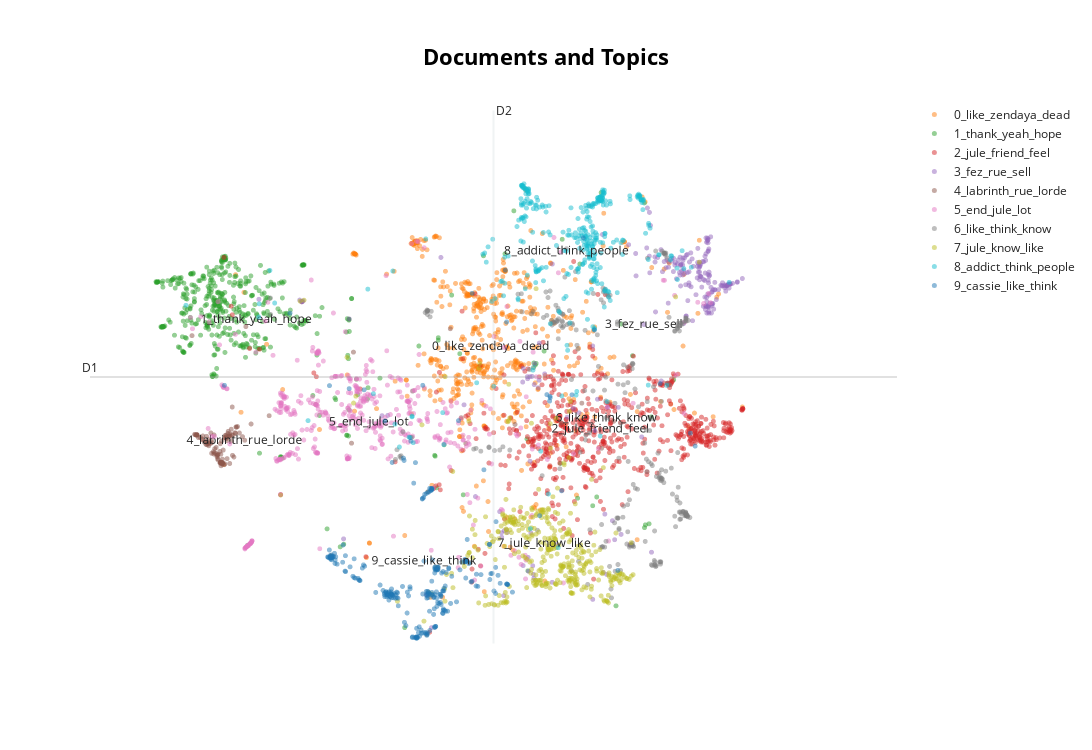

Notebook code for this chart:
### Code cell
from umap import UMAP

sentence_model = SentenceTransformer("all-MiniLM-L6-v2")
embeddings = sentence_model.encode(list(data_clean2[0]), show_progress_bar=True)

reduced_embeddings = UMAP(n_neighbors=10, n_components=2, min_dist=0.0, metric='cosine').fit_transform(embeddings)
model.visualize_documents(list(data_clean2[0]), reduced_embeddings=reduced_embeddings)

### Figure 1 — Plotly figure (JSON) as saved in the notebook; plotly's stock layout.template omitted (floating-point values rounded to 4 significant figures; data arrays with more than 128 entries replaced by an {"elided": "..."} marker saying what was removed)
{"data": [{"hoverinfo": "text", "hovertext": [null], "marker": {"color": "#CFD8DC", "opacity": 0.5, "size": 5}, "mode": "markers+text", "name": "other", "showlegend": false, "type": "scattergl", "x": [null], "y": [null]}, {"hoverinfo": "text", "hovertext": {"elided": "552 str values"}, "marker": {"opacity": 0.5, "size": 5}, "mode": "markers+text", "name": "0_like_zendaya_dead", "text": {"elided": "552 str values"}, "textfont": {"size": 12}, "type": "scattergl", "x": {"elided": "552 float values"}, "y": {"elided": "552 float values"}}, {"hoverinfo": "text", "hovertext": {"elided": "465 str values"}, "marker": {"opacity": 0.5, "size": 5}, "mode": "markers+text", "name": "1_thank_yeah_hope", "text": {"elided": "465 str values"}, "textfont": {"size": 12}, "type": "scattergl", "x": {"elided": "465 float values"}, "y": {"elided": "465 float values"}}, {"hoverinfo": "text", "hovertext": {"elided": "595 str values"}, "marker": {"opacity": 0.5, "size": 5}, "mode": "markers+text", "name": "2_jule_friend_feel", "text": {"elided": "595 str values"}, "textfont": {"size": 12}, "type": "scattergl", "x": {"elided": "595 float values"}, "y": {"elided": "595 float values"}}, {"hoverinfo": "text", "hovertext": {"elided": "227 str values"}, "marker": {"opacity": 0.5, "size": 5}, "mode": "markers+text", "name": "3_fez_rue_sell", "text": {"elided": "227 str values"}, "textfont": {"size": 12}, "type": "scattergl", "x": {"elided": "227 float values"}, "y": {"elided": "227 float values"}}, {"hoverinfo": "text", "hovertext": ["do you ever find out that song", "what be the song that be play during that scene", "it be from the past that s why right after it the music video start the same way as the first episode start", "I buy that song it be such a great version love that scene", "sorry if this have be post but I can not find a song from episode it be right in the begining before the big \" euphoria \" word come on the scren when rue be talk about cassie and mckay she be ride the carousel I have look everywhere and it be on none of the website I have even try shazam with no look thank", "download an app call shazam and go back to the scene use the app and it should tell you", "I be listen to lorde s pure heroin album when the song rib one of my favourite come along it strike I how it fit so well to rue s mind and her relationship friendship with jule the music generate a vibe which can be find when rue be rel through the midnight street bla bla bla just think I could this share with y all", "it would be awesome if lorde do the soundtrack for season like labrinth be sort of do for season her voice music style definitely match the vibe of the show", "it be by the composer labrinth", "so minute in rue do the line off her laptop flash to party and there be a song playing lyric go feel the morning on my face ain t a pil that I do not take it s not in any of the song list and look up the lyric do not come up with anything but I really like the smal chunk we hear so if anyone know please lmk", "I want to know the name of the literal first song in the first episode start when rue be have flashback in school and fal out of her chair it continue until about in first episode it sound like a trap mix of mount everest by labrinth but I can not find it anywhere have some similar lyric like the \" tell they \" part", "have not see this ask not on tunefind anyone know", "definitely labyrinth and it be not on spotify which mean that it be the unreleased playlist that everyone on this forum have be tryna find", "I think it be hot by dodgr if you have spotify someone create a playlist of all the song in euphoria and update it after every new episode", "ah I see what you be talk about base on tunefind no one s have such luck but I will definitely update if anyone find it", "love ep malamente be amazing and coco rosie during the end credit but then the dodgr song at the end of this show use so much music and all of it be so freakin good", "try to find the song that play when rue ask her mom for tampon and then take pil instead any help would be awesome", "in the episode girl be play it in the car when they pick up rue when jule enter mckay s party", "fairly certain the first one with the girl in the car be the megan the stalion song not sure about the other one though", "that s like a good band name", "it be a song by this artist name labrinth he make an album for euphoria but it be not out yet and that song be on it", "I feel exactly the same I be in love with carnival ep but I feel emotion per second during this one I have to admit it be the top one", "in colour be probably one of my favorite album so many good song", "that song last episode when the confident fat chick be walk through the mal", "anyone have a source to this cover that play while rue be tell the class a memory of herself on the stage", "hey guy I have be try to figure out what song be play in episode when jule be dance and rue be on the couch anybody have a clue", "the carnival music and how it increase and decrease in sound sped throughout that episode", "here be the euphoria spotify playlist for one", "hey this track got release on their yt channel but it be hidenyou can download it to listen to it with", "it be the one when rue zendaya be talk about nate and you see he transform from to year old try to shazam it but it do not work", "right I shazame it time and nothing", "hey guy what be the \" song \" they use repeatedly with the crepy group of singer go \" oh ah \"", "some of the song be unrelease make by labrinth for the show original soundtrack might be release at the end of the season", "the whole playlist I believe", "I be hope at some point youforia by mac miler will be use in this show betwen the theme and lyric match the show s theme and title match up with the regular soundtrack vibe and posibly be a tribute to mac s batle with addiction I can just picture rue every time I listen to it I could also see xany by bilie eilish during a sad montage or some kim petra for party scene what be some song you guy think would incorporate into the show well", "I really hope there be an official spotify release because I do not listen to a ton of soundcloud but thank you for post this", "the song have not be release yet there be a bunch of post about it early", "yeah the party episode have some great song I really like love suround you have an erie tone to it", "euphoria have some of the good music choice for a television show curently on air both song selection and the ost what be some of your favourite use of the music on the show hold up great choice to end the cold opening on right after we learn how rue become addict and her own melancholic childhod work the jule nate texting scene that compliment some intricate cinematography goh the cherleader s dance music at the pep rally I know there s go to be good time the iconic rotate halway trip release the hound easily mis song it play in the background when maddy tell nate she black out", "song start at", "that music transition be amazing I make my gf play it back like time that be one thing I love about this show be how they use everything from the lighting to word and even the music I would really apreciate if someone could find it for I thank you in advance", "base off of your comment I be actually re watch ep shake one pt and this be the one with the music the whole episode the music actually give I the chil you be super right about music conect to the emotion and help we understand the character well", "desperate to figure out the song during the scene when jule be dance and drink then rue and lexie be talk on the couch about how she usualy do not it be also in the background as cassie be drunk texting mckay in the same part of the episode anyone know", "yea I be tryna know to I instantly like it when I hear it", "it be labrinth", "go to youtube and search euphoria like and dislike it will show the song", "you should check out the soundtrack for big little lie s if you have not already it clear my skin", "I need to know because the curent season do not have the theme song", "magnet ft lorde by disclosure sg lewis remix get a haunting distort vocal that sound sunken and forlorn the vocal chop and lo fi aesthetic lend it a kind of hazy late sumer feeling that would feel perfect on the show it sound like the long emptiest west coast sumer evening pure enui", "now that you have mention it I could asociate lot of lorde s lyric and song to narative in this show", "I agree the soundtrack be fantastic for this show the song you be look for be live or die by noah cyrus and lil xian but in that scene it be actually an as of yet unrelease cover by labrinth I know because I have be search a fair bit for it as well haha", "unfortunately for I this be the weak part of the show yes original soundtrack from labrinth sound interesting but song I like many genre in music but modern popular pop hip hop and r n b literally can t take it can t listen to it p s in my dream from anohni or good oldschol dmx be the great exception no doubt", "body baby by xanprinces it be on spotify", "would have prefer lorde to be honest a world alone for rue and jule", "yes thank you I love love love they together because it be so pure", "I be so happy when I hear the intro always great when jamie x get love like that", "I think it be somewhere in the valey when they ride the bike through the orchard and then see the mountain in the background fl do not have mountain do it", "can you post those song list you speak of", "same here I ve be search for the past hour and no luck", "from what I know it s labrinth s song but it hasn t be release yet", "any luck also hear it in season ep after cal get a call", "anyone know the first song when rue be get ready for school and get on the bus with her sister", "I be try so hard to find the party scene song from the very begining", "I forget what episode it be but there be one episode where I think there be background music the whole entire time maybe the carnival episode the whole episode be just different music each scene kind of build up and it really make I sit on the edge of my seat as I watch I also love how they reveal the full song it be super col", "here be the season one official playlist I be sure you can find it here link", "it s labrinth song isn t release yet", "and the music at the end of this episode be so damn perfect", "I have look and look but do anyone know what the song be that play in episode while rue be narate nate s story in the begining there be not many lyric so it be hard to find and it be not on any list that I can find help", "a lot of lorde discography", "anyone know the song that start around minute when kat and ethan ride the gravitron and rue and jule met song continue for the rest of the carnival", "not that one if you can go to in episode you will hear it when jule be dance with her ber but you be right about rum playing when cassie be dance and lexi and rue be on the stair", "could you link the playlist", "I need to know to like when will the song be release", "mac get a song call youforia torip homie", "most likely an unreleased labrinth song", "I think it be an unreleased song from labrinth I hear the album drop today the thbut not to sure", "its most likely score music for the series most likely by labrinth and as yet unrelease hope this help labrinth score soundtrack music from the series euphoria", "go to download all the one I do not already have and love girl by the internet be so perfect for those two gez can I also add boy by charli xcx and get some by ghost ft kamile to the girl column and retrograde by jame blake to the general column", "how long til we hear a bilie eilish song in one of these episode I imagine rue getting bang up off some oc s fal on a couch and hear \" bury a friend \" in the background", "can not get use to lose you by andy wiliam", "the song playing in the bathrom when she be get high be I know there s go to be good time by jamie x ft young thug hopefuly that s one of the song you re look for", "on another note anybody know the song play during the rue and lexi kis", "I think dmx be the bad most clich part of the soundtrack so far everything else have be great I be go to", "I actually make a playlist after the st episode which include face by brockhampton justify by tei shi why I wait by kiten answer by phantogram you know what I mean by cult easy by ana wise xavier omar happy by mitski over the midnight by jonathan wilson retrograde by jame blake the spoil by masive atack hope sandoval strange by charlote oc hold my liquor by kanye heart shape face by angel olsen wait game by bank", "check out the soundtrack for rusian dol to", "dude I totally do not make that conection to before the storm until now amazing", "title amp xb when rue and jule be in bed and the camera be spin", "when cocky af start play I could not believe I be hear megan the stalion on an hbo show", "it s call dope house by black oshin doesn t apear to be on any streaming service though", "you should see I in a crown bilie eilish", "I can not find it anywhere I be so frustrated shazam do not catch it for I even when it play later on in the episode I love it to hopefuly it will be release soon", "episode ' its start when rue and jule be in the cafeteria and then they be talk in the bedrom it be such a soft melody and do not last long simply can not find it", "no that s not it I know I hear the lyric line e equal mc square", "right music can help portray certain emotion and I think this show take that into acount because not only do we see how thing be afect they but the music really give I a well understanding of the emotion and vibe of the scene", "pretty please someone let I know where I can find the shoe jule and rue wear in the show like rue s cute chunky bot from when she return from rehab and see her mom and sister or jule cute outfit when rue first see s she on her bike I love and the outfit on this show they be all so cute", "it be in an instagram story of one of the guy who work on the show it be a pic of rue and some guy lie down on top of something he caption it as a stil from episode I don t know if it ll stil be there or not but this be a few week ago", "something else I really enjoy be the music choice they use with this show have such emotional scene they use perfectly fiting song to help drive the feeling of each character dep into the viewer I especially love how they play the full version of the all of we during the end last scene of this season I feel like it help wrap up the end real nice while also leave a clifhanger", "I know where you re come from but a few second before cocky af come on there s a man rap and it s surely not from meghan song at least not spotify version", "perfect place by lorderib by lorde girl your age by transviolet some the song", "I bike in pour rain to get a frank ocean magazine once lol relax", "it be when she be on the carousel it be neither of those it be a weird edm ish song that say something like \" how do it feel so good to be love \"", "I m stil look for this fucking song it s drive I nuts", "that be a good one to but the one I be have a hard time finding be one be hear when jule be dance right before rue look over and see that her little sister be at the party it have stump all my shazam and google efort", "that song have a chil ass vibe and now I be frustrated I can not find it sorry for add into the \" what be this song \" pile", "along the casting and cinematography the music design in this show have be briliant so far kudo to jen malone the music supervisor I hope she get more recognition for it I completely agree about goh and I know there s go to be good time go to go ahead and add run cry the crawl the end montage of the first episode with rue taking care of jule cut I m go also from the first episode when jule be get ready for the motel met up in my dream from episode jule and nate by the river there s a lot more sometimes it s very subtle moment like the dreamy distort lulaby sound when jule be slow mo drive the bike in the first episode sometimes it s more epic like goh and good time but it s always highly impresive", "thank I have a post a couple week back talk about when we be go to hear a bilie eilish song in this show", "it be so anoying the soundtrack be amazing and they need to release what the song be", "e what be the song that play when rue be ride her bike down the aley on her way to na", "it be in the playlist it be goat by keny mason the last minute of it haha", "and then I wake up", "when rue be talk to the guy from na that be help she and when she confes at the meting what song be play this be around the mark and the one set of lyric go \" what the fuck be we talk for \" this be drive I crazy I need help", "thank you labrinth be so talented wow he be music be perfect for the show", "disco tit to have loverstimulate jhene aikoborderline king krulethe morning the wekndfuneral mac miler or weirdly thumbalina", null], "marker": {"opacity": 0.5, "size": 5}, "mode": "markers+text", "name": "4_labrinth_rue_lorde", "text": ["", "", "", "", "", "", "", "", "", "", "", "", "", "", "", "", "", "", "", "", "", "", "", "", "", "", "", "", "", "", "", "", "", "", "", "", "", "", "", "", "", "", "", "", "", "", "", "", "", "", "", "", "", "", "", "", "", "", "", "", "", "", "", "", "", "", "", "", "", "", "", "", "", "", "", "", "", "", "", "", "", "", "", "", "", "", "", "", "", "", "", "", "", "", "", "", "", "", "", "", "", "", "", "", "", "", "", "", "", "", "", "", "", "4_labrinth_rue_lorde"], "textfont": {"size": 12}, "type": "scattergl", "x": [7.393, 8.109, 8.791, 7.844, 7.39, 7.354, 12.69, 7.505, 7.039, 7.358, 7.397, 7.224, 7.073, 7.264, 7.184, 7.56, 7.39, 7.451, 7.403, 7.56, 7.041, 9.316, 7.458, 7.426, 7.531, 7.427, 7.491, 7.133, 7.098, 7.357, 7.346, 7.401, 7.255, 7.173, 7.459, 7.127, 7.137, 7.482, 7.511, 7.331, 7.525, 7.536, 7.419, 7.486, 7.025, 7.176, 7.624, 7.217, 7.532, 7.52, 7.509, 7.474, 7.196, 12.39, 13.15, 7.673, 7.772, 7.214, 7.568, 7.048, 7.344, 7.41, 7.423, 7.479, 7.221, 7.048, 7.608, 7.422, 7.719, 7.405, 7.405, 7.158, 7.191, 7.412, 7.018, 7.05, 7.057, 7.292, 7.493, 7.333, 7.436, 7.414, 7.469, 7.218, 7.645, 7.768, 10.99, 10.76, 7.206, 7.592, 7.296, 7.46, 7.36, 7.578, 11.71, 10.92, 7.615, 7.251, 7.311, 9.343, 7.387, 7.267, 7.394, 7.307, 7.629, 7.572, 7.301, 7.416, 7.269, 6.979, 7.431, 7.554, 12.98, 7.751], "y": [3.897, 4.375, 4.568, 4.234, 3.569, 3.706, 4.588, 4.072, 4.045, 3.626, 3.581, 3.863, 4.002, 3.958, 3.887, 4.05, 3.578, 3.54, 3.589, 3.944, 4.045, 3.907, 4.0, 3.572, 3.561, 3.569, 3.95, 3.964, 4.007, 3.643, 3.676, 3.719, 4.081, 3.938, 4.005, 3.977, 4.029, 3.985, 4.015, 3.731, 4.031, 4.027, 3.553, 4.02, 4.051, 3.93, 4.185, 3.969, 4.069, 4.026, 4.109, 4.037, 3.881, 4.252, 4.28, 4.081, 2.136, 3.912, 4.523, 4.05, 3.701, 3.562, 3.635, 3.994, 3.893, 4.047, 4.085, 3.553, 4.018, 3.582, 3.522, 3.926, 4.024, 3.943, 4.057, 4.056, 4.045, 3.763, 3.644, 3.833, 3.789, 3.568, 4.042, 3.914, 4.19, 5.894, 3.903, 5.856, 3.899, 3.671, 3.724, 3.554, 3.714, 4.044, 4.226, 4.341, 4.073, 3.902, 3.811, 5.459, 3.767, 3.735, 3.572, 3.741, 4.177, 3.699, 4.048, 3.58, 3.916, 5.739, 3.567, 4.145, 3.82, 3.957]}, {"hoverinfo": "text", "hovertext": {"elided": "460 str values"}, "marker": {"opacity": 0.5, "size": 5}, "mode": "markers+text", "name": "5_end_jule_lot", "text": {"elided": "460 str values"}, "textfont": {"size": 12}, "type": "scattergl", "x": {"elided": "460 float values"}, "y": {"elided": "460 float values"}}, {"hoverinfo": "text", "hovertext": {"elided": "267 str values"}, "marker": {"opacity": 0.5, "size": 5}, "mode": "markers+text", "name": "6_like_think_know", "text": {"elided": "267 str values"}, "textfont": {"size": 12}, "type": "scattergl", "x": {"elided": "267 float values"}, "y": {"elided": "267 float values"}}, {"hoverinfo": "text", "hovertext": {"elided": "379 str values"}, "marker": {"opacity": 0.5, "size": 5}, "mode": "markers+text", "name": "7_jule_know_like", "text": {"elided": "379 str values"}, "textfont": {"size": 12}, "type": "scattergl", "x": {"elided": "379 float values"}, "y": {"elided": "379 float values"}}, {"hoverinfo": "text", "hovertext": {"elided": "349 str values"}, "marker": {"opacity": 0.5, "size": 5}, "mode": "markers+text", "name": "8_addict_think_people", "text": {"elided": "349 str values"}, "textfont": {"size": 12}, "type": "scattergl", "x": {"elided": "349 float values"}, "y": {"elided": "349 float values"}}, {"hoverinfo": "text", "hovertext": {"elided": "262 str values"}, "marker": {"opacity": 0.5, "size": 5}, "mode": "markers+text", "name": "9_cassie_like_think", "text": {"elided": "262 str values"}, "textfont": {"size": 12}, "type": "scattergl", "x": {"elided": "262 float values"}, "y": {"elided": "262 float values"}}], "layout": {"annotations": [{"showarrow": false, "text": "D1", "x": 5.485, "y": 5.035, "yshift": 10}, {"showarrow": false, "text": "D2", "x": 11.4, "xshift": 10, "y": 9.575}], "height": 750, "shapes": [{"line": {"color": "#CFD8DC", "width": 2}, "type": "line", "x0": 11.4, "x1": 11.4, "y0": 0.4942, "y1": 9.575}, {"line": {"color": "#9E9E9E", "width": 2}, "type": "line", "x0": 5.485, "x1": 17.31, "y0": 5.035, "y1": 5.035}], "title": {"font": {"color": "Black", "size": 22}, "text": "<b>Documents and Topics", "x": 0.5, "xanchor": "center", "yanchor": "top"}, "width": 1200, "xaxis": {"visible": false}, "yaxis": {"visible": false}}}
